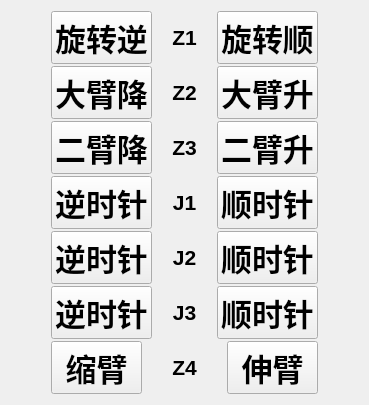
                    <widget class="QWidget" name="page_2">
                     <layout class="QGridLayout" name="gridLayout" columnstretch="5">
                      <item row="0" column="0">
                       <layout class="QVBoxLayout" name="verticalLayout_2">
                        <property name="spacing">
                         <number>2</number>
                        </property>
                        <item>
                         <layout class="QHBoxLayout" name="horizontalLayout_16" stretch="2,1,2">
                          <property name="spacing">
                           <number>20</number>
                          </property>
                          <property name="leftMargin">
                           <number>40</number>
                          </property>
                          <property name="rightMargin">
                           <number>40</number>
                          </property>
                          <item>
                           <widget class="QPushButton" name="J1_Down_Btn">
                            <property name="sizePolicy">
                             <sizepolicy hsizetype="Minimum" vsizetype="Preferred">
                              <horstretch>0</horstretch>
                              <verstretch>0</verstretch>
                             </sizepolicy>
                            </property>
                            <property name="font">
                             <font>
                              <pointsize>23</pointsize>
                              <bold>true</bold>
                             </font>
                            </property>
                            <property name="styleSheet">
                             <string notr="true"/>
                            </property>
                            <property name="text">
                             <string>旋转逆</string>
                            </property>
                           </widget>
                          </item>
                          <item>
                           <widget class="QLabel" name="label_13">
                            <property name="font">
                             <font>
                              <pointsize>16</pointsize>
                              <bold>true</bold>
                             </font>
                            </property>
                            <property name="text">
                             <string>Z1</string>
                            </property>
                            <property name="alignment">
                             <set>Qt::AlignCenter</set>
                            </property>
                           </widget>
                          </item>
                          <item>
                           <widget class="QPushButton" name="J1_Up_Btn">
                            <property name="sizePolicy">
                             <sizepolicy hsizetype="Minimum" vsizetype="Preferred">
                              <horstretch>0</horstretch>
                              <verstretch>0</verstretch>
                             </sizepolicy>
                            </property>
                            <property name="font">
                             <font>
                              <pointsize>23</pointsize>
                              <bold>true</bold>
                             </font>
                            </property>
                            <property name="text">
                             <string>旋转顺</string>
                            </property>
                           </widget>
                          </item>
                         </layout>
                        </item>
                        <item>
                         <layout class="QHBoxLayout" name="horizontalLayout_17" stretch="2,1,2">
                          <property name="spacing">
                           <number>20</number>
                          </property>
                          <property name="leftMargin">
                           <number>40</number>
                          </property>
                          <property name="rightMargin">
                           <number>40</number>
                          </property>
                          <item>
                           <widget class="QPushButton" name="J2_Down_Btn">
                            <property name="sizePolicy">
                             <sizepolicy hsizetype="Minimum" vsizetype="Preferred">
                              <horstretch>0</horstretch>
                              <verstretch>0</verstretch>
                             </sizepolicy>
                            </property>
                            <property name="font">
                             <font>
                              <pointsize>23</pointsize>
                              <bold>true</bold>
                             </font>
                            </property>
                            <property name="styleSheet">
                             <string notr="true"/>
                            </property>
                            <property name="text">
                             <string>大臂降</string>
                            </property>
                           </widget>
                          </item>
                          <item>
                           <widget class="QLabel" name="label_22">
                            <property name="font">
                             <font>
                              <pointsize>16</pointsize>
                              <bold>true</bold>
                             </font>
                            </property>
                            <property name="text">
                             <string>Z2</string>
                            </property>
                            <property name="alignment">
                             <set>Qt::AlignCenter</set>
                            </property>
                           </widget>
                          </item>
                          <item>
                           <widget class="QPushButton" name="J2_Up_Btn">
                            <property name="sizePolicy">
                             <sizepolicy hsizetype="Minimum" vsizetype="Preferred">
                              <horstretch>0</horstretch>
                              <verstretch>0</verstretch>
                             </sizepolicy>
                            </property>
                            <property name="font">
                             <font>
                              <pointsize>23</pointsize>
                              <bold>true</bold>
                             </font>
                            </property>
                            <property name="text">
                             <string>大臂升</string>
                            </property>
                           </widget>
                          </item>
                         </layout>
                        </item>
                        <item>
                         <layout class="QHBoxLayout" name="horizontalLayout_18" stretch="2,1,2">
                          <property name="spacing">
                           <number>20</number>
                          </property>
                          <property name="leftMargin">
                           <number>40</number>
                          </property>
                          <property name="rightMargin">
                           <number>40</number>
                          </property>
                          <item>
                           <widget class="QPushButton" name="J3_Down_Btn">
                            <property name="sizePolicy">
                             <sizepolicy hsizetype="Minimum" vsizetype="Preferred">
                              <horstretch>0</horstretch>
                              <verstretch>0</verstretch>
                             </sizepolicy>
                            </property>
                            <property name="font">
                             <font>
                              <pointsize>23</pointsize>
                              <bold>true</bold>
                             </font>
                            </property>
                            <property name="text">
                             <string>二臂降</string>
                            </property>
                           </widget>
                          </item>
                          <item>
                           <widget class="QLabel" name="label_23">
                            <property name="font">
                             <font>
                              <pointsize>16</pointsize>
                              <bold>true</bold>
                             </font>
                            </property>
                            <property name="text">
                             <string>Z3</string>
                            </property>
                            <property name="alignment">
                             <set>Qt::AlignCenter</set>
                            </property>
                           </widget>
                          </item>
                          <item>
                           <widget class="QPushButton" name="J3_Up_Btn">
                            <property name="sizePolicy">
                             <sizepolicy hsizetype="Minimum" vsizetype="Preferred">
                              <horstretch>0</horstretch>
                              <verstretch>0</verstretch>
                             </sizepolicy>
                            </property>
                            <property name="font">
                             <font>
                              <pointsize>23</pointsize>
                              <bold>true</bold>
                             </font>
                            </property>
                            <property name="text">
                             <string>二臂升</string>
                            </property>
                           </widget>
                          </item>
                         </layout>
                        </item>
                        <item>
                         <layout class="QHBoxLayout" name="horizontalLayout_19" stretch="2,1,2">
                          <property name="spacing">
                           <number>20</number>
                          </property>
                          <property name="leftMargin">
                           <number>40</number>
                          </property>
                          <property name="rightMargin">
                           <number>40</number>
                          </property>
                          <item>
                           <widget class="QPushButton" name="J4_Down_Btn">
                            <property name="sizePolicy">
                             <sizepolicy hsizetype="Minimum" vsizetype="Preferred">
                              <horstretch>0</horstretch>
                              <verstretch>0</verstretch>
                             </sizepolicy>
                            </property>
                            <property name="font">
                             <font>
                              <pointsize>23</pointsize>
                              <bold>true</bold>
                             </font>
                            </property>
                            <property name="text">
                             <string>逆时针</string>
                            </property>
                           </widget>
                          </item>
                          <item>
                           <widget class="QLabel" name="label_24">
                            <property name="font">
                             <font>
                              <pointsize>16</pointsize>
                              <bold>true</bold>
                             </font>
                            </property>
                            <property name="text">
                             <string>J1</string>
                            </property>
                            <property name="alignment">
                             <set>Qt::AlignCenter</set>
                            </property>
                           </widget>
                          </item>
                          <item>
                           <widget class="QPushButton" name="J4_Up_Btn">
                            <property name="sizePolicy">
                             <sizepolicy hsizetype="Minimum" vsizetype="Preferred">
                              <horstretch>0</horstretch>
                              <verstretch>0</verstretch>
                             </sizepolicy>
                            </property>
                            <property name="font">
                             <font>
                              <pointsize>23</pointsize>
                              <bold>true</bold>
                             </font>
                            </property>
                            <property name="text">
                             <string>顺时针</string>
                            </property>
                           </widget>
                          </item>
                         </layout>
                        </item>
                        <item>
                         <layout class="QHBoxLayout" name="horizontalLayout_20" stretch="2,1,2">
                          <property name="spacing">
                           <number>20</number>
                          </property>
                          <property name="leftMargin">
                           <number>40</number>
                          </property>
                          <property name="rightMargin">
                           <number>40</number>
                          </property>
                          <item>
                           <widget class="QPushButton" name="J5_Up_Btn">
                            <property name="sizePolicy">
                             <sizepolicy hsizetype="Minimum" vsizetype="Preferred">
                              <horstretch>0</horstretch>
                              <verstretch>0</verstretch>
                             </sizepolicy>
                            </property>
                            <property name="font">
                             <font>
                              <pointsize>23</pointsize>
                              <bold>true</bold>
                             </font>
                            </property>
                            <property name="text">
                             <string>逆时针</string>
                            </property>
                           </widget>
                          </item>
                          <item>
                           <widget class="QLabel" name="label_25">
                            <property name="font">
                             <font>
                              <pointsize>16</pointsize>
                              <bold>true</bold>
                             </font>
                            </property>
                            <property name="text">
                             <string>J2</string>
                            </property>
                            <property name="alignment">
                             <set>Qt::AlignCenter</set>
                            </property>
                           </widget>
                          </item>
                          <item>
                           <widget class="QPushButton" name="J5_Down_Btn">
                            <property name="sizePolicy">
                             <sizepolicy hsizetype="Minimum" vsizetype="Preferred">
                              <horstretch>0</horstretch>
                              <verstretch>0</verstretch>
                             </sizepolicy>
                            </property>
                            <property name="font">
                             <font>
                              <pointsize>23</pointsize>
                              <bold>true</bold>
                             </font>
                            </property>
                            <property name="text">
                             <string>顺时针</string>
                            </property>
                           </widget>
                          </item>
                         </layout>
                        </item>
                        <item>
                         <layout class="QHBoxLayout" name="horizontalLayout_21" stretch="2,1,2">
                          <property name="spacing">
                           <number>20</number>
                          </property>
                          <property name="leftMargin">
                           <number>40</number>
                          </property>
                          <property name="rightMargin">
                           <number>40</number>
                          </property>
                          <item>
                           <widget class="QPushButton" name="J6_Down_Btn">
                            <property name="sizePolicy">
                             <sizepolicy hsizetype="Minimum" vsizetype="Preferred">
                              <horstretch>0</horstretch>
                              <verstretch>0</verstretch>
                             </sizepolicy>
                            </property>
                            <property name="font">
                             <font>
                              <pointsize>23</pointsize>
                              <bold>true</bold>
                             </font>
                            </property>
                            <property name="text">
                             <string>逆时针</string>
                            </property>
                           </widget>
                          </item>
                          <item>
                           <widget class="QLabel" name="label_26">
                            <property name="font">
                             <font>
                              <pointsize>16</pointsize>
                              <bold>true</bold>
                             </font>
                            </property>
                            <property name="text">
                             <string>J3</string>
                            </property>
                            <property name="alignment">
                             <set>Qt::AlignCenter</set>
                            </property>
                           </widget>
                          </item>
                          <item>
                           <widget class="QPushButton" name="J6_Up_Btn">
                            <property name="sizePolicy">
                             <sizepolicy hsizetype="Minimum" vsizetype="Preferred">
                              <horstretch>0</horstretch>
                              <verstretch>0</verstretch>
                             </sizepolicy>
                            </property>
                            <property name="font">
                             <font>
                              <pointsize>23</pointsize>
                              <bold>true</bold>
                             </font>
                            </property>
                            <property name="text">
                             <string>顺时针</string>
                            </property>
                           </widget>
                          </item>
                         </layout>
                        </item>
                        <item>
                         <layout class="QHBoxLayout" name="horizontalLayout_22" stretch="2,1,2">
                          <property name="spacing">
                           <number>20</number>
                          </property>
                          <property name="leftMargin">
                           <number>40</number>
                          </property>
                          <property name="rightMargin">
                           <number>40</number>
                          </property>
                          <item>
                           <widget class="QPushButton" name="J7_Down_Btn">
                            <property name="sizePolicy">
                             <sizepolicy hsizetype="Minimum" vsizetype="Preferred">
                              <horstretch>0</horstretch>
                              <verstretch>0</verstretch>
                             </sizepolicy>
                            </property>
                            <property name="font">
                             <font>
                              <pointsize>23</pointsize>
                              <bold>true</bold>
                             </font>
                            </property>
                            <property name="text">
                             <string>缩臂</string>
                            </property>
                           </widget>
                          </item>
                          <item>
                           <widget class="QLabel" name="label_27">
                            <property name="font">
                             <font>
                              <pointsize>16</pointsize>
                              <bold>true</bold>
                             </font>
                            </property>
                            <property name="text">
                             <string>Z4</string>
                            </property>
                            <property name="alignment">
                             <set>Qt::AlignCenter</set>
                            </property>
                           </widget>
                          </item>
                          <item>
                           <widget class="QPushButton" name="J7_Up_Btn">
                            <property name="sizePolicy">
                             <sizepolicy hsizetype="Minimum" vsizetype="Preferred">
                              <horstretch>0</horstretch>
                              <verstretch>0</verstretch>
                             </sizepolicy>
                            </property>
                            <property name="font">
                             <font>
                              <pointsize>23</pointsize>
                              <bold>true</bold>
                             </font>
                            </property>
                            <property name="text">
                             <string>伸臂</string>
                            </property>
                           </widget>
                          </item>
                         </layout>
                        </item>
                       </layout>
                      </item>
                     </layout>
                    </widget>
